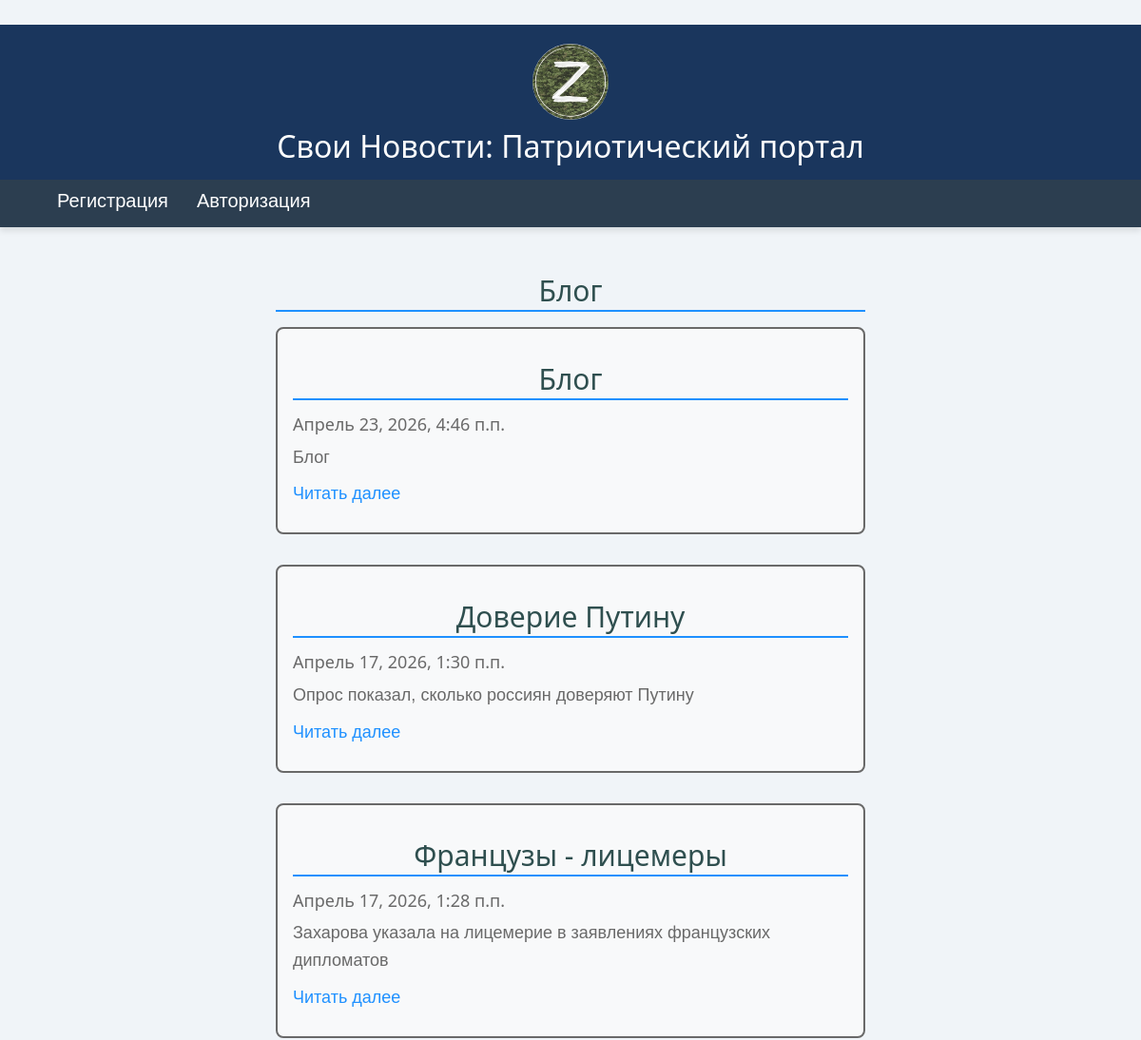
The page /blogs/ (upper part) on the database as committed earlier.
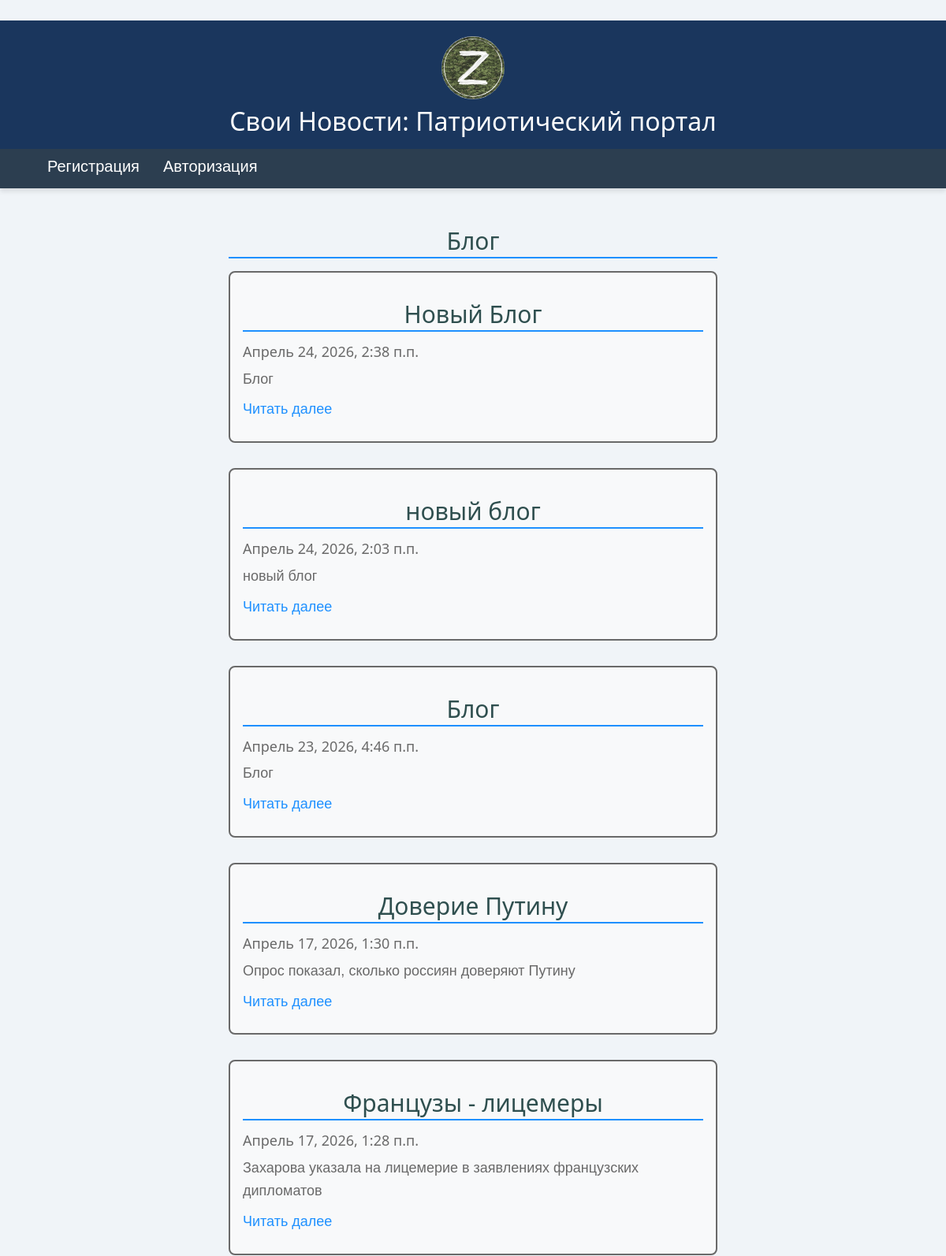
The same page on the database as committed later.
### app/models.py (models this page shows, shortened)
class Blog(models.Model):
    title = models.CharField(max_length=100, unique_for_date="posted", verbose_name="Заголовок")
    description = models.TextField(verbose_name="Краткое содержание")
    content = models.TextField(verbose_name="Полное содержание")
    posted = models.DateTimeField(default = datetime.now(), db_index = True, verbose_name = "Опубликована")
    author = models.ForeignKey(User, null=True, blank=True, on_delete = models.SET_NULL, verbose_name = "Автор")
    image = models.FileField(default = "temp.jpg", verbose_name = "Путь к картинке")
    class Meta:
        db_table = "Posts"
        ordering = ["-posted"]
        verbose_name = "Статья блога"
        verbose_name_plural = "Статьи блога"

### app/views.py (the view)
# urls.py: path('blogs/', views.blogs, name='blogs'),
def blogs(request):
    assert isinstance(request, HttpRequest)
    posts = Blog.objects.all()
    return render(
        request,
        'app/blogs.html',
        {
            'title':'Блог',
            'posts': posts,
            'year': datetime.now().year,
        }
    )

### app/templates/app/blogs.html (shortened to what this page needs)
﻿{% extends "app/layout.html" %}
{% block content %}
<h2 class="page-title">{{ title }}</h2>
{% for post in posts %}
<div class="blog-post">
    <h2 class="post-title"> {{post.title}} </h2>
    <h4 class="post-date"> {{post.posted}} </h4>
    <p class="post-desc"> {{post.description}} </p>
    <p>
        <a href="{% url 'blogpost' parametr=post.id %}" class="read-more">
            Читать далее
        </a>
    </p>
</div>
{% endfor %}
{% endblock %}

Rows that differ between the two databases and show on the page:
added Blog: title "Новый Блог", posted "Апрель 24, 2026, 2:38 п.п.", description "Блог"
added Blog: title "новый блог", posted "Апрель 24, 2026, 2:03 п.п.", description "новый блог"
